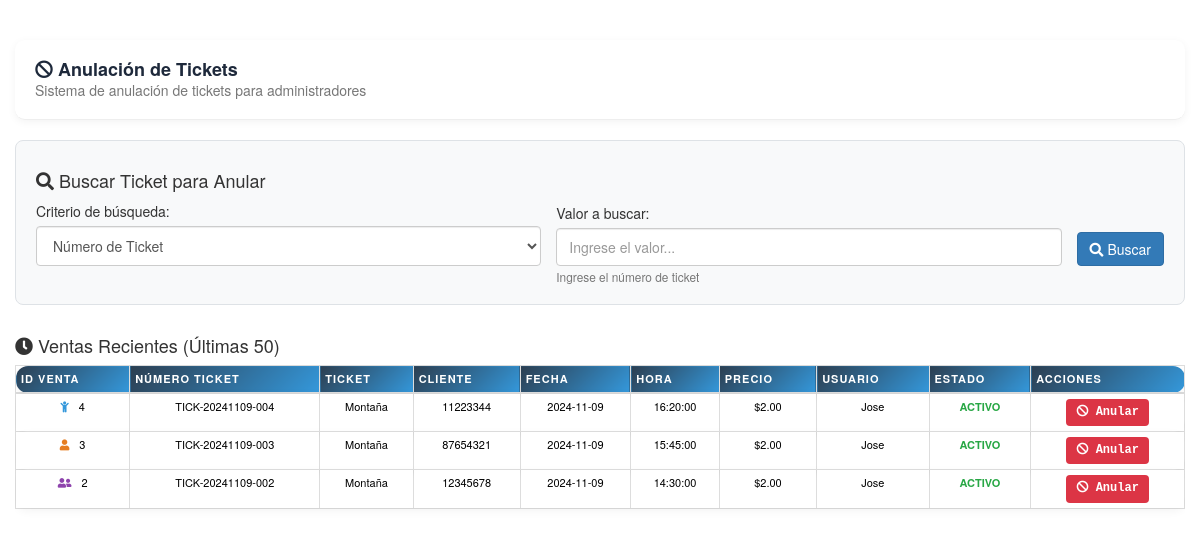
Screenshot of /vistas/ventas/anularTickets.php (signed in) with the database file from the repository.
### tables this page shows
CREATE TABLE ventas (
  id_venta int(11) NOT NULL,
  id_edad int(11) DEFAULT NULL,
  id_ticket int(11) DEFAULT NULL,
  id_usuario int(11) DEFAULT NULL,
  precio float DEFAULT NULL,
  fechaCompra date DEFAULT NULL,
  horaCompra time DEFAULT NULL,
  documento_cliente varchar(50) DEFAULT NULL,
  numero_ticket varchar(100) DEFAULT NULL,
  estado enum('ACTIVO','ANULADO') DEFAULT 'ACTIVO',
  id_usuario_anulacion int(11) DEFAULT NULL,
  fecha_anulacion datetime DEFAULT NULL,
  motivo_anulacion text DEFAULT NULL
);

CREATE TABLE tickets (
  id_ticket int(11) NOT NULL,
  id_categoria int(11) NOT NULL,
  id_imagen int(11) NOT NULL,
  id_usuario int(11) NOT NULL,
  nombre varchar(50) DEFAULT NULL,
  descripcion varchar(500) DEFAULT NULL,
  cantidad int(11) DEFAULT NULL,
  precio float DEFAULT NULL,
  fechaCaptura date DEFAULT NULL
);

CREATE TABLE usuarios (
  id_usuario int(11) NOT NULL,
  nombre varchar(50) DEFAULT NULL,
  apellido varchar(50) DEFAULT NULL,
  email varchar(50) DEFAULT NULL,
  password tinytext DEFAULT NULL,
  rol enum('administrador','personal') DEFAULT 'personal',
  fechaCaptura date DEFAULT NULL
);

### vistas/ventas/anularTickets.php (the view, shortened to what this page needs)
<?php
$c = new conectar();
$conexion = $c->conexion();
$sql = "SELECT v.*,
        u.nombre as usuario_venta,
        t.nombre as ticket_nombre
        FROM ventas v
        LEFT JOIN usuarios u ON v.id_usuario = u.id_usuario
        LEFT JOIN tickets t ON v.id_ticket = t.id_ticket
        WHERE v.estado = 'ACTIVO'
        ORDER BY v.fechaCompra DESC, v.horaCompra DESC
        LIMIT 50";
$result = mysqli_query($conexion, $sql);
?>
<!DOCTYPE html>
<html lang="es">
<head>
    <link rel="stylesheet" type="text/css" href="../../css/styles.css">
    <link rel="stylesheet" type="text/css" href="../../librerias/bootstrap/css/bootstrap.css">
    <link rel="stylesheet" href="https://cdnjs.cloudflare.com/ajax/libs/font-awesome/5.15.4/css/all.min.css">
    <link rel="stylesheet" type="text/css" href="../../librerias/alertifyjs/css/alertify.css">
    <link rel="stylesheet" type="text/css" href="../../librerias/alertifyjs/css/themes/default.css">
</head>
<body>
<div class="container-fluid">
    <div class="row">
        <div class="col-md-12">            <div class="page-header">
                <h2><i class="fas fa-ban"></i> Anulación de Tickets</h2>
                <p class="text-muted">Sistema de anulación de tickets para administradores</p>
            </div>
        </div>
    </div>
    <div class="row">
        <div class="col-md-12">
            <div class="search-container">
                <h4><i class="fas fa-search"></i> Buscar Ticket para Anular</h4>
                <form id="formBuscarTicket" class="search-form">
                    <div class="form-group">
                        <label for="criterio">Criterio de búsqueda:</label>
                        <select class="form-control" name="criterio" id="criterio">
                            <option value="numero_ticket">Número de Ticket</option>
                        </select>
                        <small class="form-text text-muted">&nbsp;</small>
                    </div>
                    <div class="form-group">
                        <label for="valor">Valor a buscar:</label>
                        <input type="text" class="form-control" name="valor" id="valor" placeholder="Ingrese el valor..." required>
                        <small class="form-text text-muted" id="helpText">Ingrese el número de ticket</small>
                    </div>
                    <div class="form-group">
                        <label>&nbsp;</label>
                        <button type="submit" class="btn btn-primary">
                            <i class="fas fa-search"></i> Buscar
                        </button>
                    </div>
                </form>
            </div>
        </div>
    </div>
    <div class="row">
        <div class="col-md-12">
        </div>
    </div>
    <div class="row">
        <div class="col-md-12">
            <h4><i class="fas fa-clock"></i> Ventas Recientes (Últimas 50)</h4>
            <div class="table-responsive">
                <table class="table table-hover table-condensed table-bordered" style="text-align: center;">
                    <thead class="thead-dark">
                        <tr>
                            <th>ID Venta</th>
                            <th>Número Ticket</th>
                            <th>Ticket</th>
                            <th>Cliente</th>
                            <th>Fecha</th>
                            <th>Hora</th>
                            <th>Precio</th>
                            <th>Usuario</th>
                            <th>Estado</th>
                            <th>Acciones</th>
                        </tr>
                    </thead>
                    <tbody>
                        <?php while($ver = mysqli_fetch_assoc($result)): ?>
                        <tr>
                            <td><?php echo $ver['id_venta']; ?></td>
                            <td><?php echo $ver['numero_ticket'] ?: 'N/A'; ?></td>
                            <td><?php echo $ver['ticket_nombre'] ?: 'N/A'; ?></td>
                            <td><?php echo $ver['documento_cliente'] ?: 'N/A'; ?></td>
                            <td><?php echo $ver['fechaCompra']; ?></td>
                            <td><?php echo $ver['horaCompra'] ?: 'N/A'; ?></td>
                            <td>$<?php echo number_format($ver['precio'], 2); ?></td>
                            <td><?php echo $ver['usuario_venta']; ?></td>
                            <td>
                                <span class="status-<?php echo strtolower($ver['estado']); ?>">
                                    <?php echo $ver['estado']; ?>
                                </span>
                            </td>
                            <td>
                                <?php if($ver['estado'] == 'ACTIVO'): ?>
                                    <button class="btn-anular" onclick="mostrarFormularioAnulacion('<?php echo $ver['id_venta']; ?>', '<?php echo $ver['numero_ticket']; ?>', '<?php echo addslashes($ver['ticket_nombre']); ?>', '<?php echo $ver['documento_cliente']; ?>', '<?php echo $ver['fechaCompra']; ?>', '<?php echo $ver['horaCompra']; ?>', '<?php echo $ver['precio']; ?>')">
                                        <i class="fas fa-ban"></i> Anular
                                    </button>
                                <?php else: ?>
                                    <span class="text-muted">Anulado</span>
                                <?php endif; ?>
                            </td>
                        </tr>
                        <?php endwhile; ?>
                    </tbody>
                </table>
            </div>
        </div>
    </div>
</div>
</body>
</html>

### css/styles.css (style rules this page uses)
table { width: 100%; border-collapse: separate; border-spacing: 0 12px; margin: 0; color: #000000 !important; background-color: #ffffff; }
th { background: linear-gradient(135deg, #2c3e50, #3498db); color: #ffffff !important; padding: 20px 25px; font-size: 1.1rem; font-weight: 600; text-transform: uppercase; letter-spacing: 1px; border: none; text-align: center; }
th:first-child { border-radius: 12px 0 0 12px; }
th:last-child { border-radius: 0 12px 12px 0; }
td { background: white; padding: 20px 25px; font-size: 1.1rem; color: #000000 !important; border: none; text-align: center; transition: all 0.3s ease; position: relative; background-color: #ffffff !important; }
tr { box-shadow: 0 3px 10px rgba(0,0,0,0.05); border-radius: 12px; transition: all 0.3s ease; transform: scale(1); }
td:last-child { font-family: 'Courier New', monospace; font-weight: bold; font-size: 1.2rem; color: #2980b9; background-color: #ffffff !important; }
td:first-child::before { font-family: "Font Awesome 5 Free"; margin-right: 10px; font-weight: 900; }
tr:nth-child(1) td:first-child::before { content: "\f1ae"; color: #3498db; }
tr:nth-child(2) td:first-child::before { content: "\f007"; color: #e67e22; }
tr:nth-child(3) td:first-child::before { content: "\f500"; color: #8e44ad; }
.page-header { margin-bottom: 30px; padding: 20px; background: white; border-radius: 10px; box-shadow: 0 2px 8px rgba(0,0,0,0.05); }
.page-header h2 { color: #1e293b; margin: 0; font-size: 1.8rem; font-weight: 600; }
.btn-primary { background: linear-gradient(135deg, #2193b0, #6dd5ed); border: none; transition: all 0.3s ease; }
.form-control { border: 2px solid #e2e8f0; border-radius: 10px; transition: all 0.3s ease; min-height: 38px; }
select.form-control { height: auto !important; padding: 8px 12px !important; min-height: 38px; }
select.form-control option { padding: 8px 12px; min-height: 30px; display: block; line-height: 1.5; }
select.form-control option:first-child { color: #6c757d; }
.btn-primary { background: linear-gradient(135deg, #3b82f6, #2563eb); border: none; padding: 0.75rem 1.5rem; border-radius: 10px; transition: all 0.3s ease; }
select.form-control option { padding: 8px 12px; line-height: 1.5; font-size: 13px; }
.btn-anular { background: #dc3545 !important; color: white !important; border: none !important; padding: 5px 10px !important; border-radius: 4px !important; cursor: pointer !important; font-size: 12px !important; }
.status-activo { color: #28a745 !important; font-weight: bold; }
.search-container { background: #f8f9fa; padding: 20px; border-radius: 8px; margin-bottom: 20px; border: 1px solid #dee2e6; }
.search-form { display: flex; gap: 15px; align-items: end; flex-wrap: wrap; }
.search-form .form-group { flex: 1; min-width: 200px; }

### vistas/ventas/anularTickets.php (style rules this page uses)
.search-container { background: #f8f9fa; padding: 20px; border-radius: 8px; margin-bottom: 20px; border: 1px solid #dee2e6; }
.btn-anular { background: #dc3545; color: white; border: none; padding: 5px 10px; border-radius: 4px; cursor: pointer; font-size: 12px; }
.status-activo { color: #28a745; font-weight: bold; }
.search-form { display: flex; gap: 15px; align-items: flex-end; flex-wrap: wrap; }
.search-form .form-group { flex: 1; min-width: 200px; margin-bottom: 0; display: flex; flex-direction: column; }
.search-form .form-group label { display: block; margin-bottom: 5px; font-weight: 500; height: 20px; line-height: 20px; }
.search-form .form-group .form-control { height: 38px; }
.search-form .form-group .form-text { height: 16px; margin-top: 2px; margin-bottom: 0; }
.search-form .form-group:last-child { flex: 0 0 auto; min-width: auto; }
.search-form .form-group:last-child label { height: 20px; line-height: 20px; }
.search-form .form-group:last-child::after { content: ""; height: 16px; display: block; margin-top: 2px; }

### rows the page displays
ventas: id_venta "4", numero_ticket "TICK-20241109-004", id_ticket.nombre "Montaña", documento_cliente "11223344", fechaCompra "2024-11-09", horaCompra "16:20:00", precio "2.00", id_usuario.nombre "Jose", estado "ACTIVO"
ventas: id_venta "3", numero_ticket "TICK-20241109-003", id_ticket.nombre "Montaña", documento_cliente "87654321", fechaCompra "2024-11-09", horaCompra "15:45:00", precio "2.00", id_usuario.nombre "Jose", estado "ACTIVO"
ventas: id_venta "2", numero_ticket "TICK-20241109-002", id_ticket.nombre "Montaña", documento_cliente "12345678", fechaCompra "2024-11-09", horaCompra "14:30:00", precio "2.00", id_usuario.nombre "Jose", estado "ACTIVO"
